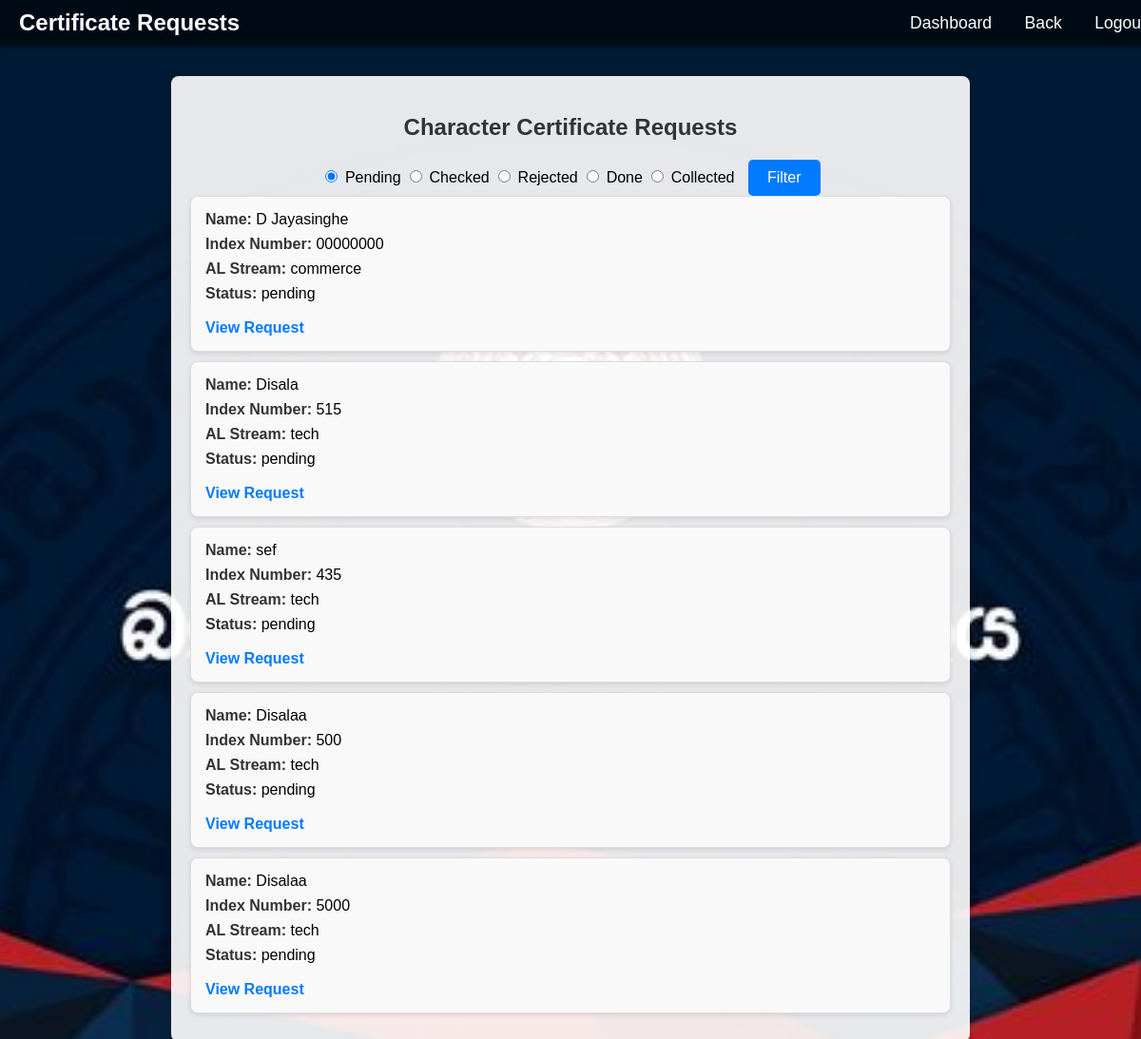
Screenshot of /character_requests.php with the database file from the repository.
### tables this page shows
CREATE TABLE `character_certificate_requests` (
  `id` int(11) NOT NULL,
  `full_name` varchar(255) NOT NULL,
  `index_number` varchar(50) NOT NULL,
  `studying_from` year(4) NOT NULL,
  `studying_to` year(4) NOT NULL,
  `year_of_ol` year(4) NOT NULL,
  `year_of_al` year(4) NOT NULL,
  `al_stream` varchar(50) NOT NULL,
  `medium` enum('English','Sinhala') NOT NULL,
  `status` enum('pending','done','rejected','checked','collected') DEFAULT 'pending',
  `created_at` timestamp NOT NULL DEFAULT current_timestamp(),
  `issueInfo` varchar(255) NOT NULL
);

### character_requests.php (the view, shortened to what this page needs)
<?php
$servername = "sql103.infinityfree.com";
$username = "if0_37200806";
$password = "1KeZG2Rvo5dNXvh";
$dbname = "if0_37200806_students_db";
$conn = new mysqli($servername, $username, $password, $dbname);
$status_filter = isset($_POST['status_filter']) ? $_POST['status_filter'] : 'pending';
$sql = "SELECT id, full_name, index_number, al_stream, status FROM character_certificate_requests WHERE status = ?";
$stmt = $conn->prepare($sql);
$stmt->bind_param("s", $status_filter);
$stmt->execute();
$result = $stmt->get_result();
$requests = [];
if ($result->num_rows > 0) {
    while ($row = $result->fetch_assoc()) {
        $requests[] = $row;
    }
}
?>
<!DOCTYPE html>
<html lang="en">
<head>
</head>
<body>
    <div class="navbar">
        <div class="logo">Certificate Requests</div>
        <div>
            <a href="dashboard.php">Dashboard</a>
            <a href="javascript:history.back()">Back</a>
            <a href="logout.php">Logout</a>
        </div>
    </div>
    <div class="container">
        <h2>Character Certificate Requests</h2>
        <form method="post">
            <div>
                <label><input type="radio" name="status_filter" value="pending" <?php if ($status_filter == 'pending') echo 'checked'; ?>> Pending</label>
                <label><input type="radio" name="status_filter" value="checked" <?php if ($status_filter == 'checked') echo 'checked'; ?>> Checked</label>
                <label><input type="radio" name="status_filter" value="rejected" <?php if ($status_filter == 'rejected') echo 'checked'; ?>> Rejected</label>
                <label><input type="radio" name="status_filter" value="done" <?php if ($status_filter == 'done') echo 'checked'; ?>> Done</label>
                <label><input type="radio" name="status_filter" value="collected" <?php if ($status_filter == 'collected') echo 'checked'; ?>> Collected</label>
                <button type="submit" style="
            padding: 10px 20px;
            border: none;
            border-radius: 5px;
            background-color: #007bff;
            color: #fff;
            font-size: 1rem;
            cursor: pointer;
            margin-left: 10px;">Filter</button>
            </div>
        </form>
        <ul class="request-list">
            <?php foreach ($requests as $request): ?>
                <li>
                    <div class="info">
                        <span><strong>Name:</strong> <?php echo htmlspecialchars($request['full_name']); ?></span>
                        <span><strong>Index Number:</strong> <?php echo htmlspecialchars($request['index_number']); ?></span>
                        <span><strong>AL Stream:</strong> <?php echo htmlspecialchars($request['al_stream']); ?></span>
                        <span><strong>Status:</strong> <?php echo htmlspecialchars($request['status']); ?></span>
                        <a href="view_request.php?id=<?php echo $request['id']; ?>">View Request</a>
                    </div>
                </li>
            <?php endforeach; ?>
        </ul>
    </div>
</body>
</html>

### character_requests.php (style rules this page uses)
body { font-family: Arial, sans-serif; background: url('des1.jpg') no-repeat center center fixed; background-size: cover; margin: 0; height: 100vh; display: flex; flex-direction: column; }
.navbar { background: rgba(0, 0, 0, 0.6); color: #fff; padding: 10px 20px; box-shadow: 0 2px 5px rgba(0, 0, 0, 0.3); display: flex; justify-content: space-between; align-items: center; position: fixed; top: 0; width: 100%; z-index: 1000; }
.navbar a { color: #fff; text-decoration: none; padding: 10px 15px; font-size: 1.1rem; transition: background-color 0.3s ease; }
.navbar .logo { font-size: 1.5rem; font-weight: bold; }
.container { background: rgba(255, 255, 255, 0.9); padding: 20px; border-radius: 8px; box-shadow: 0 0 10px rgba(0, 0, 0, 0.2); width: 90%; max-width: 800px; animation: fadeIn 1s ease-in; overflow-y: auto; display: flex; flex-direction: column; align-items: center; max-height: calc(100vh - 60px); margin: 80px auto 20px auto; }
.container h2 { margin-bottom: 20px; color: #333; text-align: center; }
.request-list { list-style: none; padding: 0; margin: 0; width: 100%; }
.request-list li { padding: 15px; margin-bottom: 10px; border: 1px solid #ddd; border-radius: 8px; background: #f9f9f9; display: flex; flex-direction: column; align-items: start; box-shadow: 0 2px 5px rgba(0, 0, 0, 0.1); opacity: 0; transform: translateY(20px); transition: opacity 0.5s, transform 0.5s; animation: slideIn 0.5s forwards; }
.request-list li a { text-decoration: none; color: #007BFF; font-weight: bold; margin-top: 10px; display: block; }
.request-list .info { display: flex; flex-direction: column; width: 100%; }
.request-list .info span { margin-bottom: 8px; font-size: 16px; }
.request-list .info span strong { color: #333; }

### rows the page displays
character_certificate_requests: full_name "D Jayasinghe", index_number "00000000", al_stream "commerce", status "pending"
character_certificate_requests: full_name "Disala", index_number "515", al_stream "tech", status "pending"
character_certificate_requests: full_name "sef", index_number "435", al_stream "tech", status "pending"
character_certificate_requests: full_name "Disalaa", index_number "500", al_stream "tech", status "pending"
character_certificate_requests: full_name "Disalaa", index_number "5000", al_stream "tech", status "pending"
